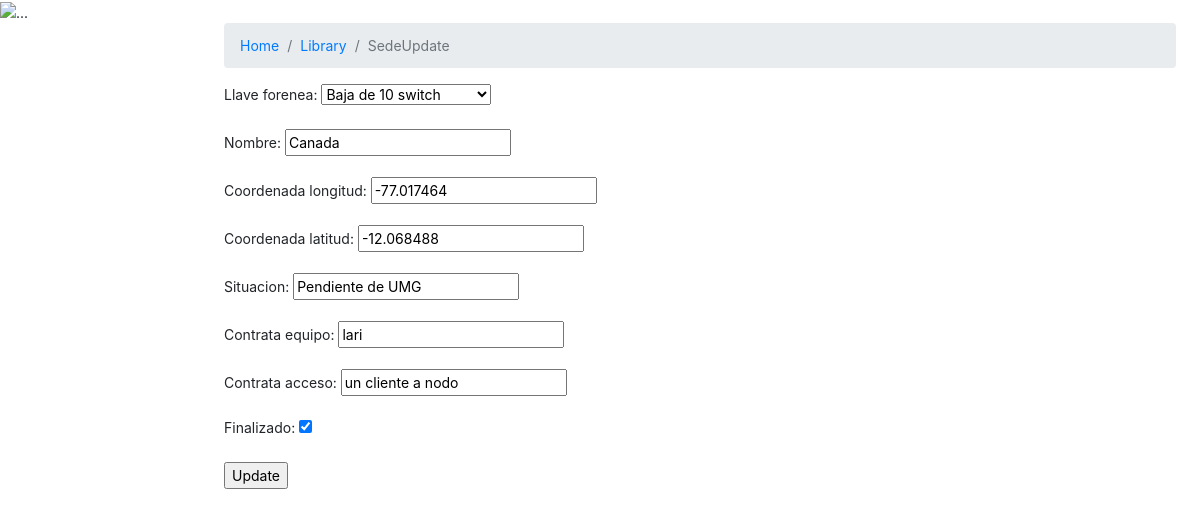
Page /polls/1/sedeUpdate/ on the earlier database version.
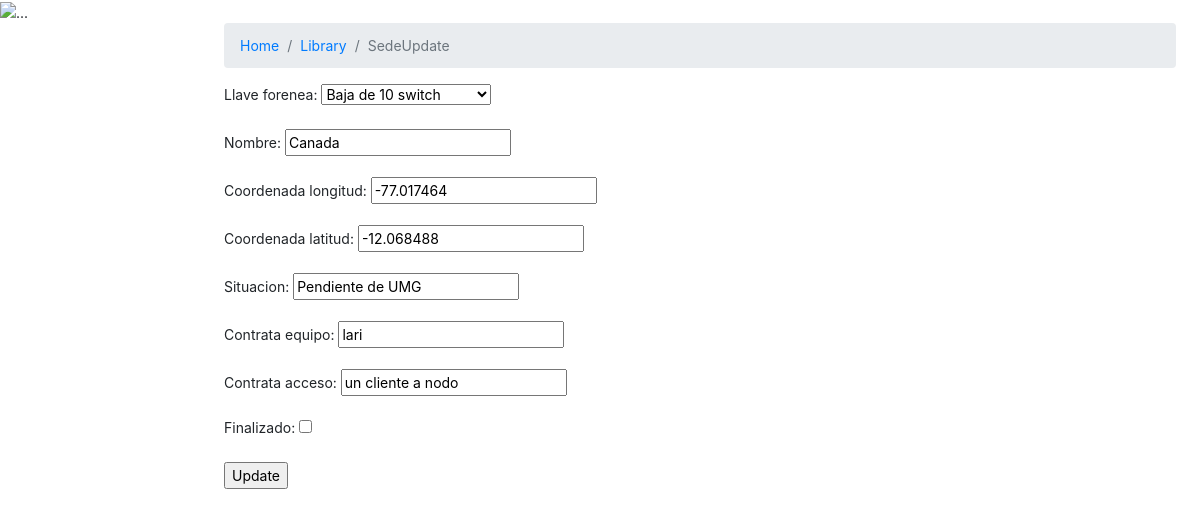
Same page on the later database version.
### polls/models.py (models this page shows, shortened)
class Sede(models.Model):
    llave_forenea = models.ForeignKey(Proyecto, on_delete=models.CASCADE, default='0')
    nombre = models.CharField(max_length=100, default='')
    coordenada_longitud = models.FloatField(default=0)
    coordenada_latitud = models.FloatField(default=0)
    situacion = models.CharField(max_length=100, default='')
    contrata_equipo = models.CharField(max_length=100, default='')
    contrata_acceso = models.CharField(max_length=100, default='')
    finalizado = models.BooleanField(default=False)

### polls/views.py (the view)
# urls.py: path('<int:pk>/sedeUpdate/', views.SedeUpdate.as_view(), name='sedeUpdate'),
class SedeUpdate(UpdateView):
    model = Sede
    fields = '__all__' # ['name']
    template_name_suffix = '_update_form'

### polls/models.py (called while the page is built)
    def __str__(self):
        return self.nombre

### polls/templates/polls/sede_update_form.html (shortened to what this page needs)
{% extends "base_2.html" %}
{% load static %}
{% block identificador %}
SedeUpdate
{% endblock %}
{% block bloque_1 %}
<form method="post">{% csrf_token %}
    {{ form.as_p }}
    <input type="submit" value="Update">
</form>
{% endblock %}

Differences in the rows shown:
changed Sede "Baja de 10 switch": finalizado "☑" → "☐"
